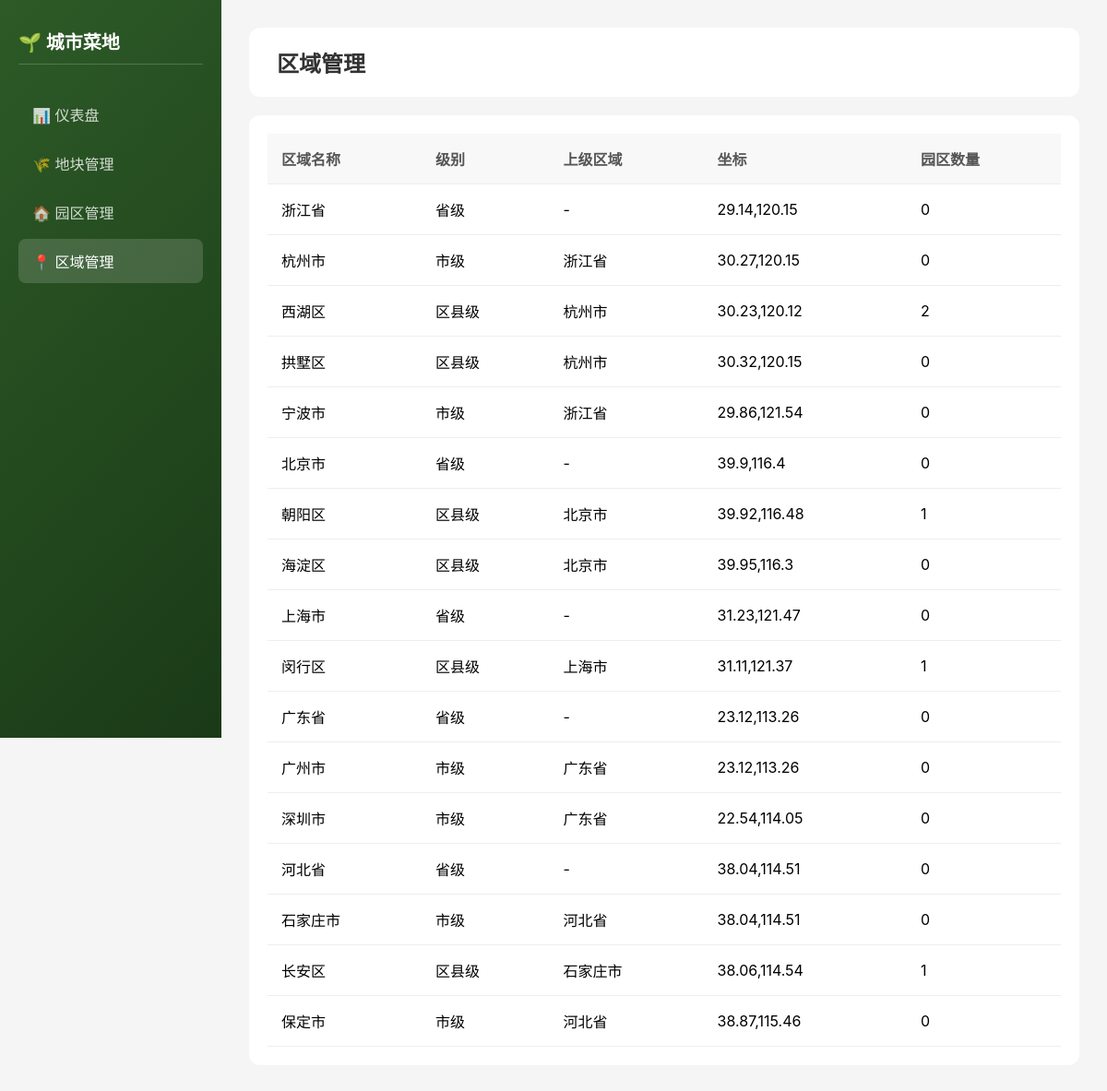
Page /regions on the committed database.
### tables this page shows
CREATE TABLE regions (
            id TEXT PRIMARY KEY,
            name TEXT NOT NULL,
            level TEXT NOT NULL,
            lat REAL,
            lng REAL,
            parent_id TEXT,
            FOREIGN KEY (parent_id) REFERENCES regions(id)
        );

### admin.py (the view)
@app.route('/regions')
def regions_list():
    regions = models.get_regions()
    region_dict = {r['id']: r['name'] for r in regions}
    for r in regions:
        r['parent_name'] = region_dict.get(r['parent_id'], '')
        gardens = models.get_gardens()
        r['garden_count'] = len([g for g in gardens if g['region_id'] == r['id']])
    return render_template('regions.html', regions=regions, active_page='regions')

### models.py (called while the page is built)
def get_db():
    conn = sqlite3.connect(DATABASE_PATH)
    conn.row_factory = sqlite3.Row
    return conn

def row_to_dict(row):
    return dict(row)

def get_regions():
    conn = get_db()
    cursor = conn.cursor()
    cursor.execute('SELECT * FROM regions')
    rows = cursor.fetchall()
    conn.close()
    return [row_to_dict(row) for row in rows]

def get_gardens():
    conn = get_db()
    cursor = conn.cursor()
    cursor.execute('SELECT * FROM gardens')
    rows = cursor.fetchall()
    conn.close()
    return [row_to_dict(row) for row in rows]

### templates/regions.html
{% extends 'base.html' %}
{% block content %}
<div class="header">
    <h2>区域管理</h2>
</div>
<div class="data-table">
    <table>
        <thead>
            <tr>
                <th>区域名称</th>
                <th>级别</th>
                <th>上级区域</th>
                <th>坐标</th>
                <th>园区数量</th>
            </tr>
        </thead>
        <tbody>
            {% for region in regions %}
            <tr>
                <td>{{ region.name }}</td>
                <td>
                    {% if region.level == 'province' %}
                    省级
                    {% elif region.level == 'city' %}
                    市级
                    {% elif region.level == 'district' %}
                    区县级
                    {% endif %}
                </td>
                <td>{{ region.parent_name or '-' }}</td>
                <td>
                    {% if region.lat %}
                    {{ region.lat }}{{ "," }}{{ region.lng }}
                    {% else %}
                    -
                    {% endif %}
                </td>
                <td>{{ region.garden_count }}</td>
            </tr>
            {% endfor %}
        </tbody>
    </table>
</div>
{% endblock %}

### templates/base.html (style rules this page uses)
* { margin: 0; padding: 0; box-sizing: border-box; }
body { font-family: -apple-system, BlinkMacSystemFont, 'Segoe UI', Roboto, sans-serif; background: #f5f5f5; }
.header { background: white; padding: 20px 30px; border-radius: 12px; margin-bottom: 20px; display: flex; justify-content: space-between; align-items: center; }
.header h2 { color: #333; font-size: 24px; }
.data-table { background: white; border-radius: 12px; padding: 20px; }
.data-table table { width: 100%; border-collapse: collapse; }
.data-table th, .data-table td { padding: 15px; text-align: left; border-bottom: 1px solid #eee; }
.data-table th { background: #f8f8f8; font-weight: 600; color: #555; }

### rows in the picture
regions: name "浙江省", level "省级", parent_name "-", lat "29.14", value ",", lng "120.15", garden_count "0", name "浙江省" "浙江省"
regions: name "杭州市", lat "30.27", lng "120.15", name "杭州市" "杭州市"
regions: name "西湖区", lat "30.23", lng "120.12"
regions: name "拱墅区", lat "30.32", lng "120.15"
regions: name "宁波市", lat "29.86", lng "121.54"
regions: name "北京市", level "省级", parent_name "-", lat "39.9", value ",", lng "116.4", garden_count "0", name "北京市" "北京市"
regions: name "朝阳区", lat "39.92", lng "116.48"
regions: name "海淀区", lat "39.95", lng "116.3"
regions: name "上海市", level "省级", parent_name "-", lat "31.23", value ",", lng "121.47", garden_count "0", name "上海市"
regions: name "闵行区", lat "31.11", lng "121.37"
regions: name "广东省", level "省级", parent_name "-", lat "23.12", value ",", lng "113.26", garden_count "0", name "广东省" "广东省"
regions: name "广州市", lat "23.12", lng "113.26"
regions: name "深圳市", lat "22.54", lng "114.05"
regions: name "河北省", level "省级", parent_name "-", lat "38.04", value ",", lng "114.51", garden_count "0", name "河北省" "河北省"
regions: name "石家庄市", lat "38.04", lng "114.51", name "石家庄市"
regions: name "长安区", lat "38.06", lng "114.54"
regions: name "保定市", lat "38.87", lng "115.46"

### other values in the picture
{{ "," }} "," "," "," "," "," "," "," "," "," "," "," ","
{{ region.garden_count }} "0" "2" "0" "0" "1" "0" "1" "0" "0" "0" "1" "0"
